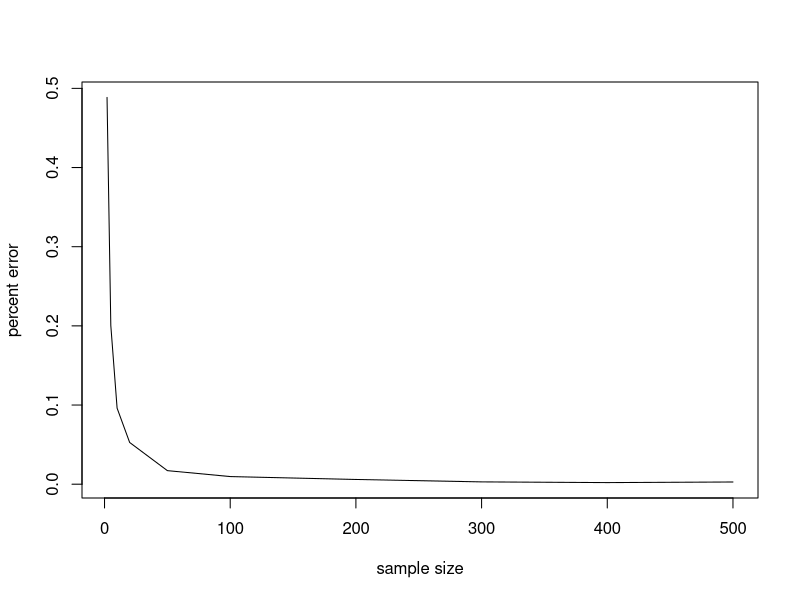
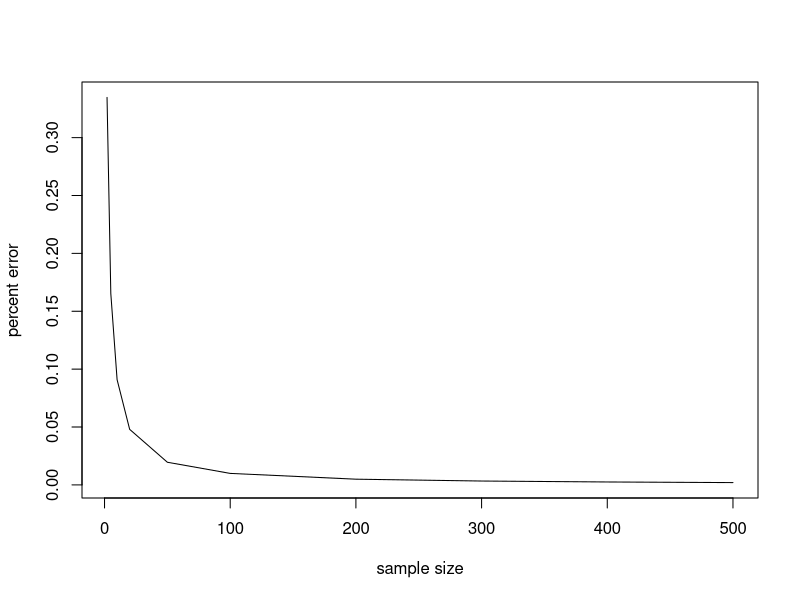
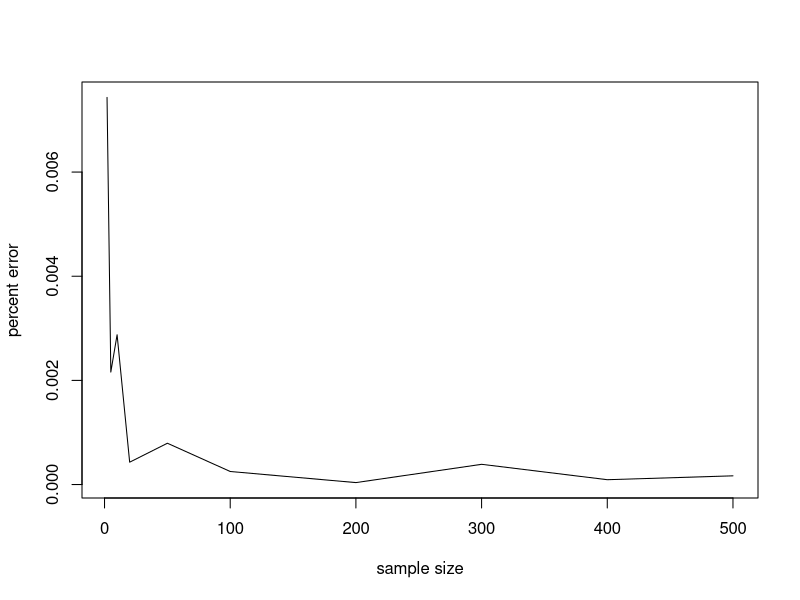

Write R code to recreate these figures, in order.
## ---- chunk 1
#guided example 1
#goal: analyze how bias of estimator changes as the n increases
#last week we proved that s^2 is always unbiased for sigma^2
#all three problems are similar so use same protocol
sampler<-function(n){
  x<-rnorm(n,100,5)
  stilde2<-sum((x-mean(x))^2)/length(x)
  return(stilde2)
}#mean 100 and SD 5

ns<-c(2,5,10,20,50,100,200,300,400,500)
results<-replicate(10000,unlist(lapply(ns,sampler)))
#lapply returns a list of the same length as the original argument (in this case ns is length of 10 elements)
#unlist transforms the format from a list to a vector
#we have 10,000 vectors of length 10 instead of 10,000 lists of length 10


#what does apply() do? --- look in the help section
#function applied to the margin of a matrix: 1=the rows, 2=the colums
#in this case we are applying the function mean to the rows of a matrix

mean_results<-apply(results,1,mean)
#apply the function mean, to the row (1) of the matrix results


#variance true value = SD^2 = 5^2 = 25

#coding percent error
percent_error<-abs((mean_results-(5^2))/(5^2))

plot(ns,percent_error,type="l",ylab="percent error",xlab="sample size")
#that type 1 means we are using a line

#the bias seems to decay exponentially, there is definitely a point at which increasing the sample does not have high return (looks like that point is about 100). until that point, increasing the sample size significantly decreases the bias of the estimator, which can be seen through the decrease in the percent error


#problem 2
#now we have a continuous uniform distribution rather than Normal

sampler<-function(n){
  x<-runif(n,0,1)
  max_x<-max(x)
  return(max_x)
}

ns<-c(2,5,10,20,50,100,200,300,400,500)
results<-replicate(10000,unlist(lapply(ns,sampler)))
#this is the monte carlo done on all n=c()

max_results<-apply(results,1,mean)
#calculating the mean of the max values for each of the ns values and storing means as a vector
#then we can calculate the avg bias of the max

percent_error<-abs((max_results-(1))/(1))

plot(ns,percent_error,type="l",ylab="percent error",xlab="sample size")

#the percent error decreases with sample size, converging at 0, suggesting that the estimator becomes less biased as we collect more data

#problem 3
sampler<-function(n){
  x<-runif(n,0,1)
  twoxbar<-2*mean(x)
  return(twoxbar)
}

ns<-c(2,5,10,20,50,100,200,300,400,500)
results<-replicate(10000,unlist(lapply(ns,sampler)))
#this is the monte carlo done on all n=c()
#we create a matrix of the results

mean_results<-apply(results,1,mean)

percent_error<-abs((mean_results-(1))/(1))

plot(ns,percent_error,type="l",ylab="percent error",xlab="sample size")

#like in problem 1, we see exponential decay in the percent error, indicating that the estimator is unbiased.  However, the bottom of the decay is still at 99.35%.

#point proven in the lab: even if the estimator is initially biased, as n increases, the percent error will decrease, meaning that the estimator is becoming LESS biased.
